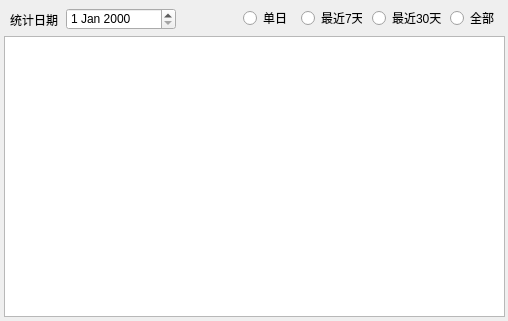
<?xml version="1.0" encoding="UTF-8"?>
<ui version="4.0">
 <class>StatDialog</class>
 <widget class="QDialog" name="StatDialog">
  <property name="geometry">
   <rect>
    <x>0</x>
    <y>0</y>
    <width>508</width>
    <height>321</height>
   </rect>
  </property>
  <property name="sizePolicy">
   <sizepolicy hsizetype="Fixed" vsizetype="Fixed">
    <horstretch>0</horstretch>
    <verstretch>0</verstretch>
   </sizepolicy>
  </property>
  <property name="windowTitle">
   <string>Statistics</string>
  </property>
  <widget class="QGraphicsView" name="graphicsView">
   <property name="geometry">
    <rect>
     <x>4</x>
     <y>36</y>
     <width>501</width>
     <height>281</height>
    </rect>
   </property>
  </widget>
  <widget class="QDateEdit" name="dateEdit">
   <property name="geometry">
    <rect>
     <x>66</x>
     <y>8</y>
     <width>110</width>
     <height>22</height>
    </rect>
   </property>
  </widget>
  <widget class="QLabel" name="label">
   <property name="geometry">
    <rect>
     <x>10</x>
     <y>14</y>
     <width>54</width>
     <height>12</height>
    </rect>
   </property>
   <property name="text">
    <string>统计日期</string>
   </property>
  </widget>
  <widget class="QRadioButton" name="week">
   <property name="geometry">
    <rect>
     <x>301</x>
     <y>10</y>
     <width>61</width>
     <height>16</height>
    </rect>
   </property>
   <property name="text">
    <string>最近7天</string>
   </property>
   <attribute name="buttonGroup">
    <string>statOption</string>
   </attribute>
  </widget>
  <widget class="QRadioButton" name="month">
   <property name="geometry">
    <rect>
     <x>372</x>
     <y>10</y>
     <width>71</width>
     <height>16</height>
    </rect>
   </property>
   <property name="text">
    <string>最近30天</string>
   </property>
   <attribute name="buttonGroup">
    <string>statOption</string>
   </attribute>
  </widget>
  <widget class="QRadioButton" name="all">
   <property name="geometry">
    <rect>
     <x>450</x>
     <y>10</y>
     <width>51</width>
     <height>16</height>
    </rect>
   </property>
   <property name="text">
    <string>全部</string>
   </property>
   <attribute name="buttonGroup">
    <string>statOption</string>
   </attribute>
  </widget>
  <widget class="QRadioButton" name="day">
   <property name="geometry">
    <rect>
     <x>243</x>
     <y>10</y>
     <width>51</width>
     <height>16</height>
    </rect>
   </property>
   <property name="text">
    <string>单日</string>
   </property>
   <attribute name="buttonGroup">
    <string>statOption</string>
   </attribute>
  </widget>
 </widget>
 <resources/>
 <connections/>
 <buttongroups>
  <buttongroup name="statOption"/>
 </buttongroups>
</ui>
